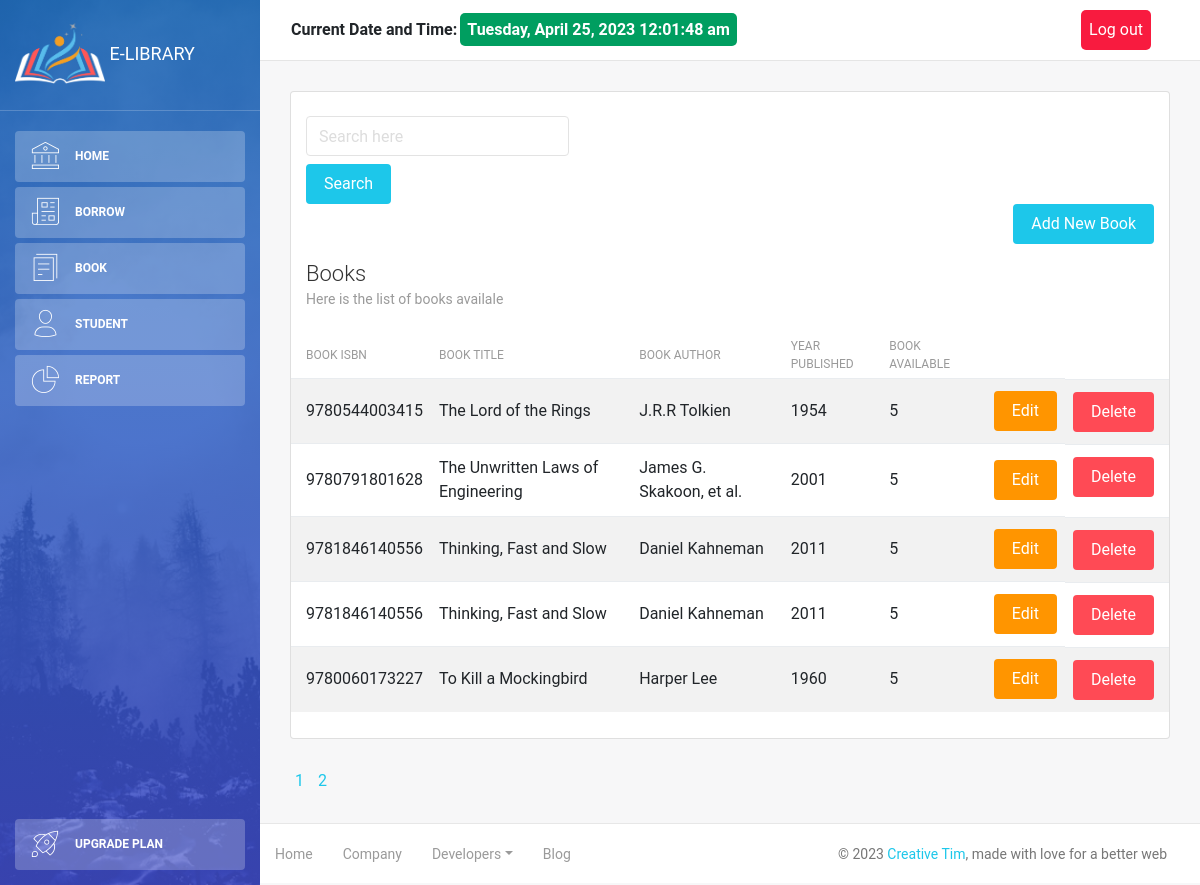
The app's page /book.php?page=2 (signed in) with its own data.
### tables this page shows
CREATE TABLE `book` (
  `bid` int(10) NOT NULL,
  `book_name` varchar(500) NOT NULL,
  `book_author` varchar(50) NOT NULL,
  `book_isbn` bigint(20) NOT NULL,
  `year_published` int(10) NOT NULL,
  `quantity` int(10) NOT NULL
);

### book.php (the view, shortened to what this page needs)
<!DOCTYPE html>
<html lang="en">
<head>
    <link rel="stylesheet" href="https://maxcdn.bootstrapcdn.com/font-awesome/latest/css/font-awesome.min.css" />
    <link href="assets/css/bootstrap.min.css" rel="stylesheet" />
    <link href="assets/css/light-bootstrap-dashboard.css?v=2.0.0 " rel="stylesheet" />
    <link href="assets/css/demo.css" rel="stylesheet" />
</head>
<body>
    <?php
        require('config/db.php');
        $result_per_page = 20;
        $query_01 = "SELECT * FROM book ";
        $result_01 = mysqli_query($conn, $query_01);
        $resultRows = mysqli_num_rows($result_01);
        $number_of_page = ceil($resultRows / $result_per_page);
        if(!isset($_GET['page'])){
            $page = 1;
        }else{
            $page = $_GET['page'];
        }
         $first_page_number = ($page - 1) * $result_per_page;
        $query = "SELECT * FROM book ORDER BY book_name ASC LIMIT $first_page_number,$result_per_page";
        $result = mysqli_query($conn, $query);
        $books = mysqli_fetch_all($result, MYSQLI_ASSOC);
    ?>
    <div class="wrapper">
        <div class="sidebar" data-color="blue" data-image="assets/img/sidebar-5.jpg">
            <div class="sidebar-wrapper">
               <?php include('includes/sidebar.php');?>
            </div>
        </div>
        <div class="main-panel">
            <?php include('includes/navbar.php');?>
            <div class="content">
                <div class="container-fluid">
                    <div class="row">
                    <div class="col-md-12">
                            <div class="card strpied-tabled-with-hover">
                            <div class="col-md-4">
                                <form action="<?php $_SERVER['PHP_SELF'];?>" method="GET">
                                    <input type="text" name="search" class="form-control" placeholder="Search here"style="margin-bottom: 8px"/>
                                    <input type="submit" name ="submit" value="Search" class ="btn btn-info btn-fill" />
                                </form>
                            </div>
                            <div class="col-md-12">
                                <a href="book-add.php">
                                    <button type="submit"class="btn btn-info btn-fill pull-right">Add New Book</button>
                                </a>
                            </div>
                                <div class="card-header ">
                                    <h4 class="card-title">Books</h4>
                                    <p class="card-category">Here is the list of books availale</p>
                                </div>
                                <div class="card-body table-full-width table-responsive">
                                    <table class="table table-hover table-striped">
                                        <thead>
                                            <th>Book ISBN</th>
                                            <th>Book Title</th>
                                            <th>Book Author</th>
                                            <th>Year Published</th>
                                            <th>Book Available</th>
                                        </thead>
                                        <tbody>
                                            <?php foreach($books as $book): ?>
                                            <tr>
                                                <td><?php echo $book['book_isbn'];?></td>
                                                <td><?php echo $book['book_name'];?></td>
                                                <td><?php echo $book['book_author'];?></td>
                                                <td><?php echo $book['year_published'];?></td>
                                                <td><?php echo $book['quantity'];?></td>
                                                <td>
                                                <a href="book-edit.php?bid=<?php echo $book['bid']; ?>">
                                                    <button type="submit" class ="btn btn-warning btn-fill pull-right">Edit</button>
                                                    </a>
                                                </td>
                                                <td>
                                                <a href="book-delete.php?bid=<?php echo $book['bid']; ?>">
                                                    <button type="submit" class ="btn btn-danger btn-fill pull-right">Delete</button>
                                                    </a>
                                                </td>
                                            </tr>
                                            <?php endforeach ?>
                                        </tbody>
                                    </table>
                                </div>
                            </div>
                        </div>
                    </div>
                    <?php
                                for($page=1; $page <= $number_of_page; $page++){
                                    echo '<a href="book.php?page='.$page.'" style="margin: right 5px; padding: 5px;">'. $page. ' </a>';
                                }
                            ?>
                </div>
            </div>
            <footer class="footer">
                <div class="container-fluid">
                    <nav>
                        <ul class="footer-menu">
                            <li>
                                <a href="home.php">
                                    Home
                                </a>
                            </li>
                            <li>
                                <a href="http://psulibrary.palawan.edu.ph/home/">
                                    Company
                                </a>
                            </li>
                            <li class="dropdown">
                                <a href="#" class="dropdown-toggle" data-toggle="dropdown">Developers<span class="caret"></span></a>
                            </li>
                            <li>
                                <a href="">
                                    Blog
                                </a>
                            </li>
                        </ul>
                        <p class="copyright text-center">
                            ©
                            <a href="http://www.creative-tim.com">Creative Tim</a>, made with love for a better web
                        </p>
                    </nav>
                </div>
            </footer>
        </div>
    </div>
</body>
</html>

### records on screen
book: book_isbn "9780544003415", book_name "The Lord of the Rings", book_author "J.R.R Tolkien", year_published "1954", quantity "5"
book: book_isbn "9780791801628", book_name "The Unwritten Laws of Engineering", book_author "James G. Skakoon, et al.", year_published "2001", quantity "5"
book: book_isbn "9781846140556", book_name "Thinking, Fast and Slow", book_author "Daniel Kahneman", year_published "2011", quantity "5"
book: book_isbn "9781846140556", book_name "Thinking, Fast and Slow", book_author "Daniel Kahneman", year_published "2011", quantity "5"
book: book_isbn "9780060173227", book_name "To Kill a Mockingbird", book_author "Harper Lee", year_published "1960", quantity "5"
